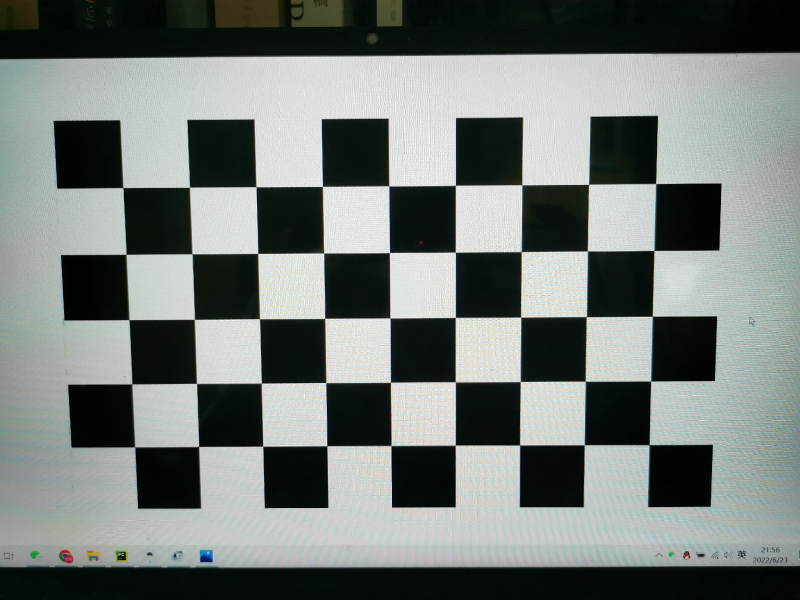
#> input picture Calibration/Calibrate1.jpg, 2400 x 1800 px (shown at 1/3 size); its folder holds 4 pictures in this run
$ python Calibrate.py
#> lines starting #> are read from the running program, lines starting #| are printed output that depends on the picture
import cv2
import numpy as np
import glob
import yaml
import matplotlib.pyplot as plt
import matplotlib.patches as patches

def Calibration(fp, width_num, height_num):
    # 找棋盘格角点
#> called with fp = 'F:\\Opencv-Imgs\\Calibration', width_num = 9, height_num = 5
    len_of_grids = 25.0
    criteria = (cv2.TERM_CRITERIA_EPS + cv2.TERM_CRITERIA_MAX_ITER, 30, 0.001)  # 阈值
    # 世界坐标系中的棋盘格点,例如(0,0,0), (1,0,0), (2,0,0) ....,(8,5,0)，去掉Z坐标，记为二维矩阵
    objp = np.zeros((width_num * height_num, 3), np.float32)
    objp[:, :2] = np.mgrid[0:width_num, 0:height_num].T.reshape(-1, 2)
    objp = objp * len_of_grids
    # 储存棋盘格角点的世界坐标和图像坐标对
    objpoints = []  # 在世界坐标系中的三维点
    imgpoints = []  # 在图像平面的二维点
    images = sorted(glob.glob(fp + "/*.jpg"))  # 拍摄的十几张棋盘图片所在目录
    lenth = len(images)
    i = 1
    for fname in range(0, lenth):
        img = cv2.imread(images[fname])
#> img is the input picture: shape (1800, 2400, 3); mean B, G, R 119.8, 123.2, 116.8
        gray = cv2.cvtColor(img, cv2.COLOR_BGR2GRAY)
        # 找到棋盘格角点
        ret, corners = cv2.findChessboardCorners(gray, (width_num, height_num), None)
#> ret = True; corners = 45 rows, first 8: [370.1, 563.8], [570.5, 562.3], [769.6, 561.8], [968.2, 560.4], [1167.5, 558.8], [1367.3, 556.4], [1566.8, 555.6], [1766.3, 554.2]
        # 如果找到足够点对，将其存储起来
        if ret:
            filename = "Calibrate_Res/" + format(i) + ".jpg"
            i = i + 1
            cv2.cornerSubPix(gray, corners, (11, 11), (-1, -1), criteria)
            objpoints.append(objp)
            imgpoints.append(corners)
            # 将角点在图像上显示
            cv2.drawChessboardCorners(img, (width_num, height_num), corners, ret)
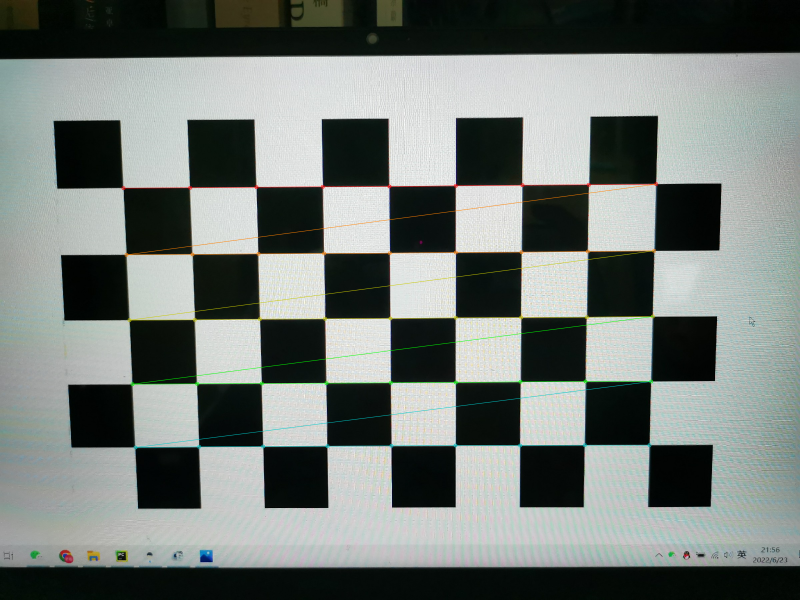
#> img: shape (1800, 2400, 3) (shown at 1/3 size); mean B, G, R 119.3, 123.4, 116.8
            # cv2.namedWindow('findCorners', cv2.WINDOW_NORMAL)
            # cv2.resizeWindow('findCorners', 810, 540)
            # cv2.imshow('findCorners', gray)
            cv2.imwrite(filename, img)
#> pass 2 of the loop in Calibration, `for fname in range(0, lenth):`:
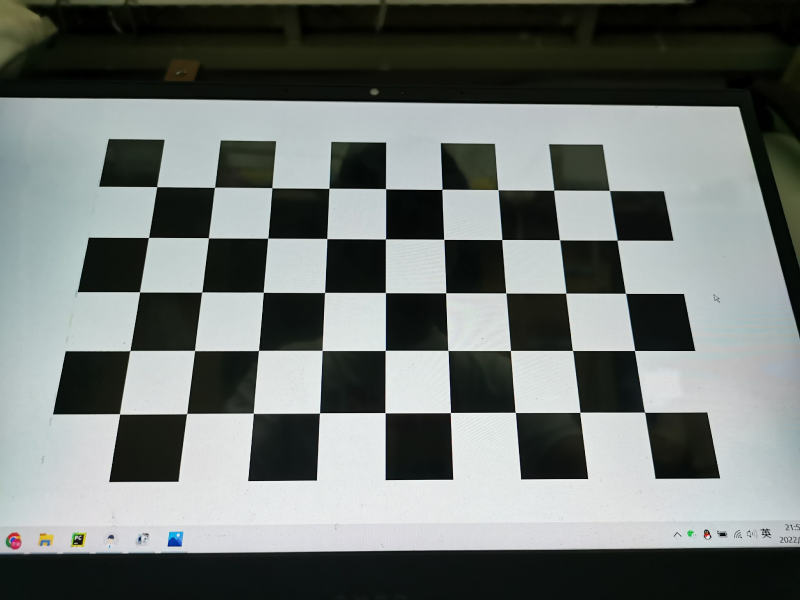
#> input picture Calibration/Calibrate10.jpg, 2400 x 1800 px (shown at 1/3 size)
#> in Calibration, img is the input picture: shape (1800, 2400, 3); mean B, G, R 115, 118, 112.3
#> corners = 45 rows, first 8: [471.4, 561.5], [644.6, 563.2], [817.3, 564.5], [988.1, 565.6], [1158.3, 567.6], [1326.7, 569.2], [1494.6, 569.9], [1662.3, 571.4]
#> in Calibration, `cv2.drawChessboardCorners(img, (width_num, height_num), corners, ret)`:
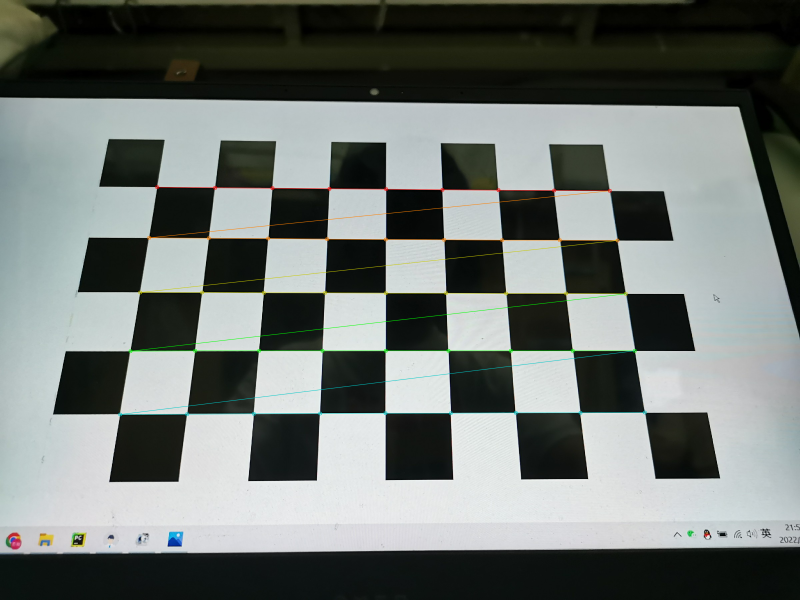
#> img: shape (1800, 2400, 3) (shown at 1/3 size); mean B, G, R 114.6, 118.2, 112.2
#> pass 3 of the loop in Calibration, `for fname in range(0, lenth):`:
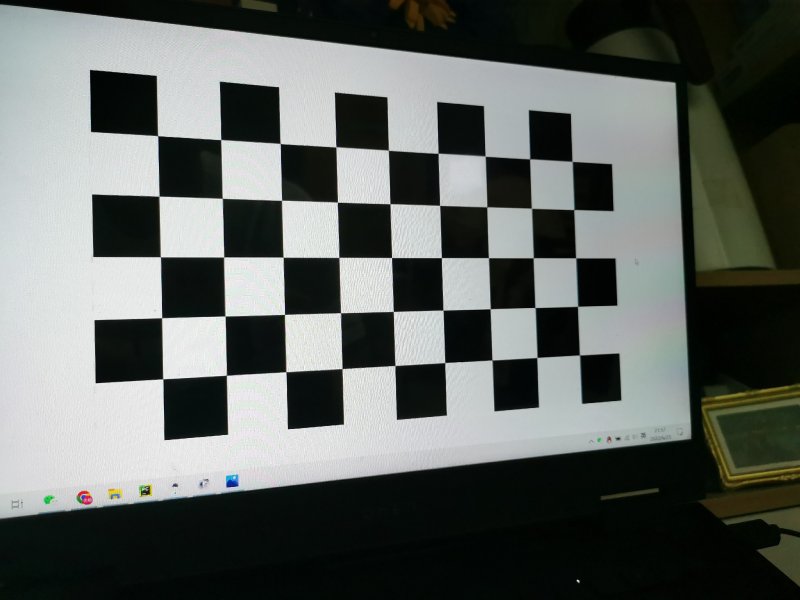
#> input picture Calibration/Calibrate11.jpg, 2400 x 1800 px (shown at 1/3 size)
#> in Calibration, img is the input picture: shape (1800, 2400, 3); mean B, G, R 96.6, 100.3, 95.6
#> in Calibration, `gray = cv2.cvtColor(img, cv2.COLOR_BGR2GRAY)`:
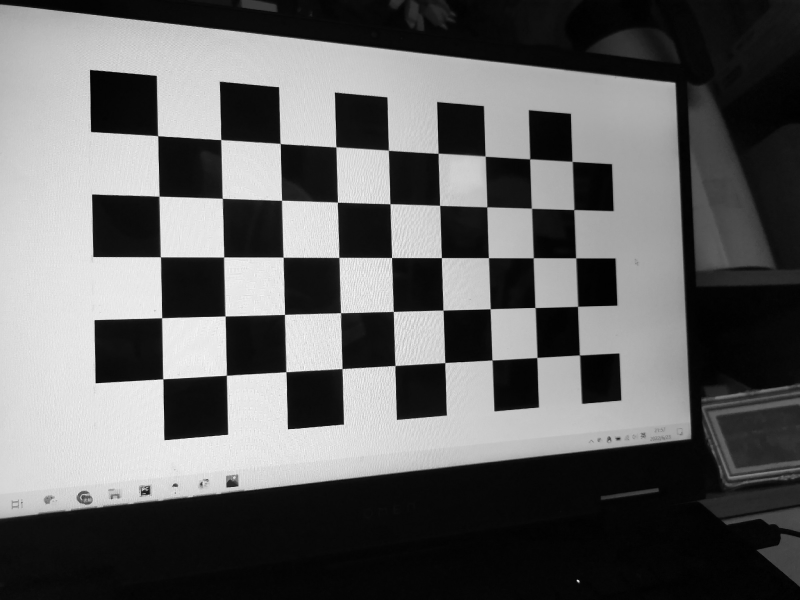
#> gray: shape (1800, 2400) (shown at 1/3 size); min 0, max 255, mean 98.5
#> corners = 45 rows, first 8: [474.5, 408.5], [663.7, 419.7], [841.4, 431.5], [1008.9, 442.3], [1165.6, 451.5], [1315.4, 460.6], [1456.7, 470.1], [1589.5, 478.4]
#> the loop made 4 passes; the first 3 are shown
            # cv2.waitKey(1)
    cv2.destroyAllWindows()

    # %% 标定
    ret, mtx, dist, rvecs, tvecs = cv2.calibrateCamera(objpoints,
                                                       imgpoints, gray.shape[::-1], None, None)

    # 计算误差
    tot_error = 0
    for i in range(len(objpoints)):
        imgpoints2, _ = cv2.projectPoints(objpoints[i], rvecs[i], tvecs[i], mtx, dist)
        error = cv2.norm(imgpoints[i], imgpoints2, cv2.NORM_L2) / len(imgpoints2)
        tot_error += error

    return mtx, dist, tot_error, lenth

#write yaml
def write_yaml(mtx, dist):
    mtx = mtx.tolist()
    dist = dist.tolist()
    data = {"camera_matrix": mtx, "dist_coeff": dist}
    with open("Calibrate_Res/ parameter.yaml", "w") as file:
        yaml.dump(data, file)

if __name__ == '__main__':
    fp = "F:\Opencv-Imgs\Calibration"
    # 棋盘格模板规格
    width_num = 9  # 10 - 1
    height_num = 5  # 6  - 1
#> (the run stopped early here; a loop or call above may not have finished)
